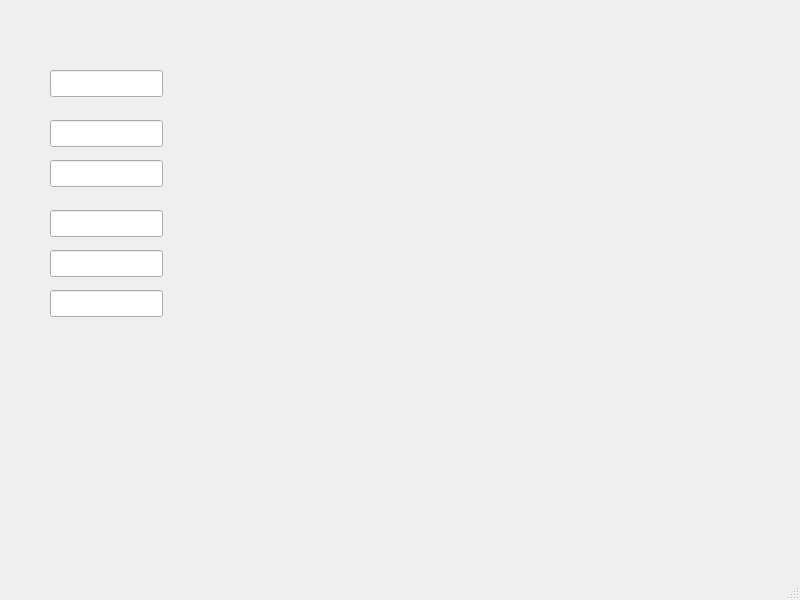
<?xml version="1.0" encoding="UTF-8"?>
<ui version="4.0">
 <class>MainWindow</class>
 <widget class="QMainWindow" name="MainWindow">
  <property name="geometry">
   <rect>
    <x>0</x>
    <y>0</y>
    <width>800</width>
    <height>600</height>
   </rect>
  </property>
  <property name="windowTitle">
   <string>MainWindow</string>
  </property>
  <widget class="QWidget" name="centralwidget">
   <widget class="QLineEdit" name="lineEdit">
    <property name="geometry">
     <rect>
      <x>50</x>
      <y>70</y>
      <width>113</width>
      <height>27</height>
     </rect>
    </property>
   </widget>
   <widget class="QLineEdit" name="lineEdit_2">
    <property name="geometry">
     <rect>
      <x>50</x>
      <y>120</y>
      <width>113</width>
      <height>27</height>
     </rect>
    </property>
   </widget>
   <widget class="QLineEdit" name="lineEdit_3">
    <property name="geometry">
     <rect>
      <x>50</x>
      <y>160</y>
      <width>113</width>
      <height>27</height>
     </rect>
    </property>
   </widget>
   <widget class="QLineEdit" name="lineEdit_4">
    <property name="geometry">
     <rect>
      <x>50</x>
      <y>210</y>
      <width>113</width>
      <height>27</height>
     </rect>
    </property>
   </widget>
   <widget class="QLineEdit" name="lineEdit_5">
    <property name="geometry">
     <rect>
      <x>50</x>
      <y>250</y>
      <width>113</width>
      <height>27</height>
     </rect>
    </property>
   </widget>
   <widget class="QLineEdit" name="lineEdit_6">
    <property name="geometry">
     <rect>
      <x>50</x>
      <y>290</y>
      <width>113</width>
      <height>27</height>
     </rect>
    </property>
   </widget>
  </widget>
  <widget class="QMenuBar" name="menubar">
   <property name="geometry">
    <rect>
     <x>0</x>
     <y>0</y>
     <width>800</width>
     <height>24</height>
    </rect>
   </property>
  </widget>
  <widget class="QStatusBar" name="statusbar"/>
 </widget>
 <resources/>
 <connections/>
</ui>
